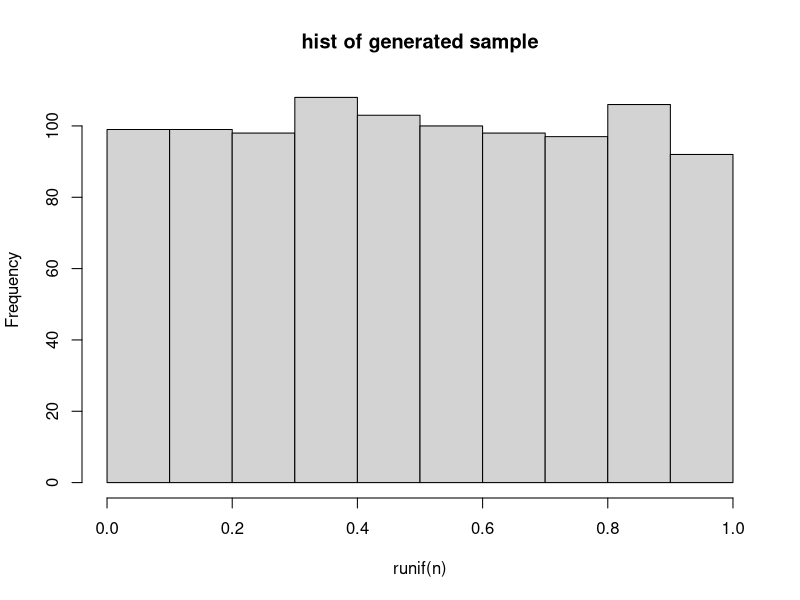
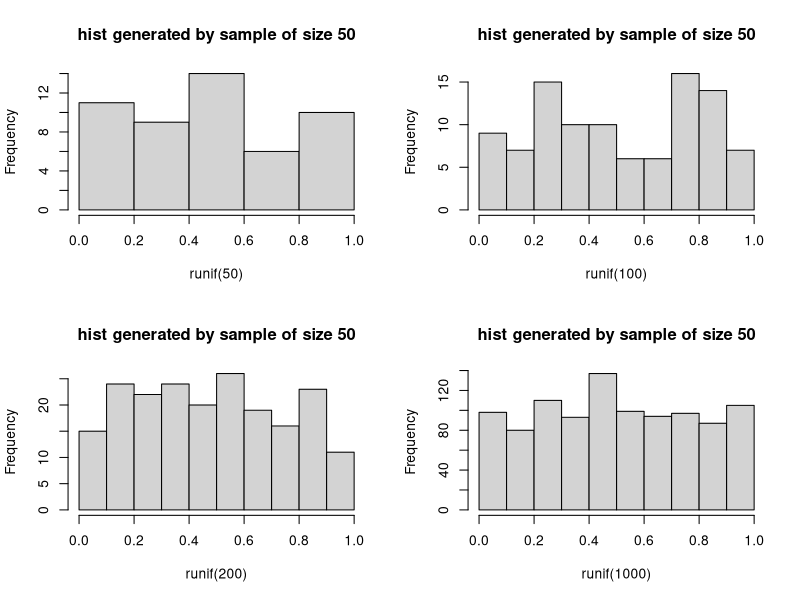

R code for these plots, in order:
#sol_1
set.seed(123)
N = function(n)
{
  return(runif(n))
}
N(1000)

#sol_2
set.seed(123)
histogram = function(n)
{
  return(hist(runif(n), main = "hist of generated sample"))
}
histogram(1000)

#sol_3
set.seed(123)
K = function(k)
{
  return(seq(0,1,length.out = k+1))
}
K(10)
#sol_4
set.seed(123)
chi_sq = function(N,K)
{
  x = runif(N)
  y = seq(0,1, length.out = K+1)
  O = hist(x, breaks = y, plot = FALSE)$counts
  E = rep(N/K,K)
  return(sum(((O - E)^2)/E))
}
chi_sq(1000,10)
#sol_5
chi_sq(50,5)
chi_sq(100,5)
chi_sq(200,5)
chi_sq(1000,5)
chi_sq(50,10)
chi_sq(100,10)
chi_sq(200,10)
chi_sq(1000,10)
chi_sq(50,15)
chi_sq(100,15)
chi_sq(200,15)
chi_sq(1000,15)
par(mfrow=c(2,2))
hist(runif(50), main = "hist generated by sample of size 50")
hist(runif(100), main = "hist generated by sample of size 50")
hist(runif(200), main = "hist generated by sample of size 50")
hist(runif(1000), main = "hist generated by sample of size 50")
par(mfrow = c(1,1))
#sol_6
set.seed(123)
my_table = function(N,K)
{
  results = data.frame(N = integer(), K = integer(), chi_sq = numeric())
  for (i in N)
  {
    for (j in K)
    {
      O = i/j
      k = seq(0,1, length.out = j+1)
      E = hist(runif(i), plot = F, breaks = k)$counts
      chi_sq = sum(((O - E)^2)/E)
      results = rbind(results, data.frame(N = i, K = j, chi_sq = chi_sq))
    }
  }
  return(results)
}
N = list(50,100,200,1000)
K = list(5,10,15)
my_table(N,K)
